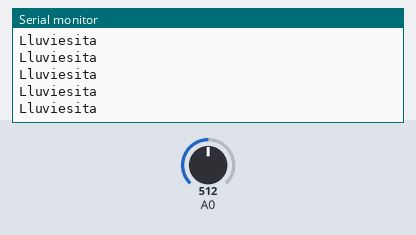
Simulated run of this sketch. Board: Arduino Uno, built with avr-gcc and run on an emulated ATmega328P. On the bench: the last lines printed to the serial monitor. The inputs (shaded band) are chosen by the test bench; at power-on: A0 = 512.

Above: at 1.2 s.
1.3 s: A0 set to 669
4.3 s: A0 set to 692
At 5.4 s:
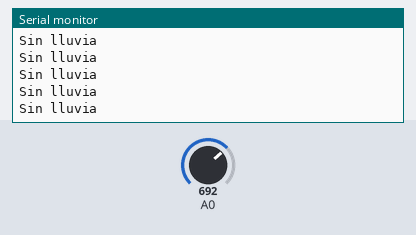
9.2 s: A0 set to 351
At 10.3 s:
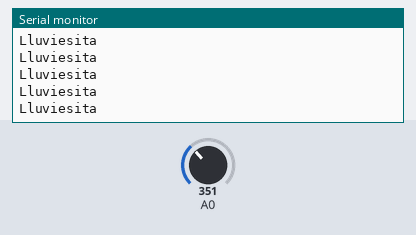
10.7 s: A0 set to 328
At 11.8 s:
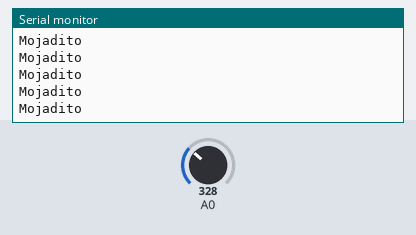

The sketch:

lluvia.ino
```cpp
int sensorMin=0;
int sensorMax=1024;
void setup() {
  Serial.begin(9600);
}

void loop() {
  int sensorReading = analogRead(A0);
  int range = map(sensorReading,sensorMin,sensorMax,0,3);
  switch(range){
      case 0:
        Serial.println("Mojadito");
        break;
      case 1:
        Serial.println("Lluviesita");
        break;
      case 2:
        Serial.println("Sin lluvia");
        break;
    }
    delay(1);
}
```

Measured:
- the behaviour switches between 682 and 683 on A0 (found by bisection; images 0 and 1)
- the behaviour switches between 342 and 341 on A0 (found by bisection; images 2 and 3)
- after the input at 4.3 s, the serial monitor: prints a new line after 0.07 s (image 1)
- after the input at 9.2 s, the serial monitor: prints a new line after 0.07 s (image 2)
- after the input at 10.7 s, the serial monitor: prints a new line after 0.07 s (image 3)
